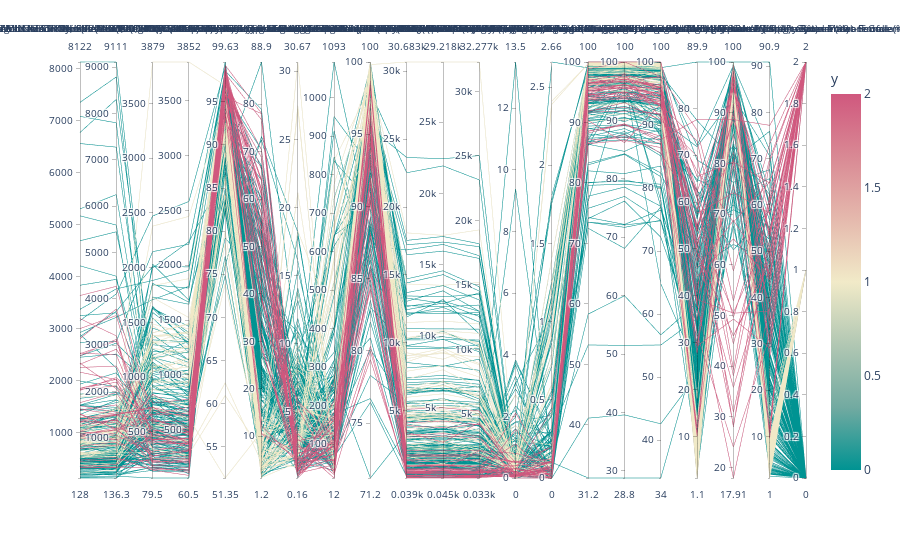

The notebook cell saved with this chart:
### Code cell
columns_i = list(set(D[cluster_1]).union(set(D[cluster_2])))
x_i = x.iloc[:, columns_i]
x_i['y'] = np.zeros((x_i.shape[0], 1), dtype = int)
x_i.iloc[np.where(A == M[cluster_1])[0],-1] = 1
x_i.iloc[np.where(A == M[cluster_2])[0],-1] = 2
fig = px.parallel_coordinates(x_i, color="y",
                              color_continuous_scale=px.colors.diverging.Tealrose,
                              color_continuous_midpoint=1)
fig.show()

### Figure 1 — Plotly figure (JSON) as saved in the notebook; plotly's stock layout.template omitted (floating-point values rounded to 4 significant figures; data arrays with more than 128 entries replaced by an {"elided": "..."} marker saying what was removed)
{"data": [{"dimensions": [{"label": "CHRONIC ILLNESS - Having diagnosed for Chronic Illness (Per 100,000 Population) - Hypertension - Person - Total", "values": {"elided": "284 float values"}}, {"label": "CHRONIC ILLNESS - Having diagnosed for Chronic Illness (Per 100,000 Population) - Hypertension - Female - Total", "values": {"elided": "284 float values"}}, {"label": "CHRONIC ILLNESS - Having diagnosed for Chronic Illness (Per 100,000 Population) - Asthma / Chronic Respiratory Disease - Person - Total", "values": {"elided": "284 float values"}}, {"label": "CHRONIC ILLNESS - Having diagnosed for Chronic Illness (Per 100,000 Population) - Asthma / Chronic Respiratory Disease - Female - Total", "values": {"elided": "284 float values"}}, {"label": "IMMUNIZATION, VITAMIN A & IRON SUPPLEMENT AND BIRTH WEIGHT - Children aged 12-23 months who have received BCG (%) - Total", "values": {"elided": "284 float values"}}, {"label": "ACUTE ILLNESS - Persons suffering from Acute Illness and taking treatment from Government Source (%) - Male - Total", "values": {"elided": "284 float values"}}, {"label": "IMMUNIZATION, VITAMIN A & IRON SUPPLEMENT AND BIRTH WEIGHT - Children who did not receive any vaccination (%) - Total", "values": {"elided": "284 float values"}}, {"label": "INJURY - Number of Injured Persons by type of Treatment received (Per 100,000 Population) - Severe - Female - Total", "values": {"elided": "284 float values"}}, {"label": "CHILDHOOD DISEASES - Children suffering from Acute Respiratory Infection who sought treatment (%) - Total", "values": {"elided": "284 float values"}}, {"label": "ACUTE ILLNESS - Persons suffering from Acute Illness (Per 100,000 Population) - Acute Respiratory Infection (ARI) - Person - Total", "values": {"elided": "284 float values"}}, {"label": "ACUTE ILLNESS - Persons suffering from Acute Illness (Per 100,000 Population) - Acute Respiratory Infection (ARI) - Male - Total", "values": {"elided": "284 float values"}}, {"label": "ACUTE ILLNESS - Persons suffering from Acute Illness (Per 100,000 Population) - Acute Respiratory Infection (ARI) - Female - Total", "values": {"elided": "284 float values"}}, {"label": "FAMILY PLANNING PRACTICES (CMW AGED 15-49 YEARS) - Current Usage - Male Sterilization (%) - Total", "values": {"elided": "284 float values"}}, {"label": "FAMILY PLANNING PRACTICES (CMW AGED 15-49 YEARS) - Current Usage - Emergency Contraceptive Pills (%) - Total", "values": {"elided": "284 float values"}}, {"label": "ACUTE ILLNESS - Persons suffering from Acute Illness and taking treatment from Any Source (%) - Person - Total", "values": {"elided": "284 float values"}}, {"label": "ACUTE ILLNESS - Persons suffering from Acute Illness and taking treatment from Any Source (%) - Male - Total", "values": {"elided": "284 float values"}}, {"label": "ACUTE ILLNESS - Persons suffering from Acute Illness and taking treatment from Any Source (%) - Female - Total", "values": {"elided": "284 float values"}}, {"label": "ACUTE ILLNESS - Persons suffering from Acute Illness and taking treatment from Government Source (%) - Person - Total", "values": {"elided": "284 float values"}}, {"label": "AWARENESS ON HIV/AIDS, RTI/STI, HAF/ORS/ORT/ZINC AND ARI/PNEUMONIA - Women who are aware of danger signs of ARI/Pneumonia (%) - Total", "values": {"elided": "284 float values"}}, {"label": "ACUTE ILLNESS - Persons suffering from Acute Illness and taking treatment from Government Source (%) - Female - Total", "values": {"elided": "284 float values"}}, {"label": "y", "values": {"elided": "284 int values"}}], "domain": {"x": [0, 1], "y": [0, 1]}, "line": {"color": {"elided": "284 int values"}, "coloraxis": "coloraxis"}, "name": "", "type": "parcoords"}], "layout": {"coloraxis": {"cmid": 1, "colorbar": {"title": {"text": "y"}}, "colorscale": [[0, "rgb(0, 147, 146)"], [0.1667, "rgb(114, 170, 161)"], [0.3333, "rgb(177, 199, 179)"], [0.5, "rgb(241, 234, 200)"], [0.6667, "rgb(229, 185, 173)"], [0.8333, "rgb(217, 137, 148)"], [1, "rgb(208, 88, 126)"]]}, "legend": {"tracegroupgap": 0}, "margin": {"t": 60}}}
